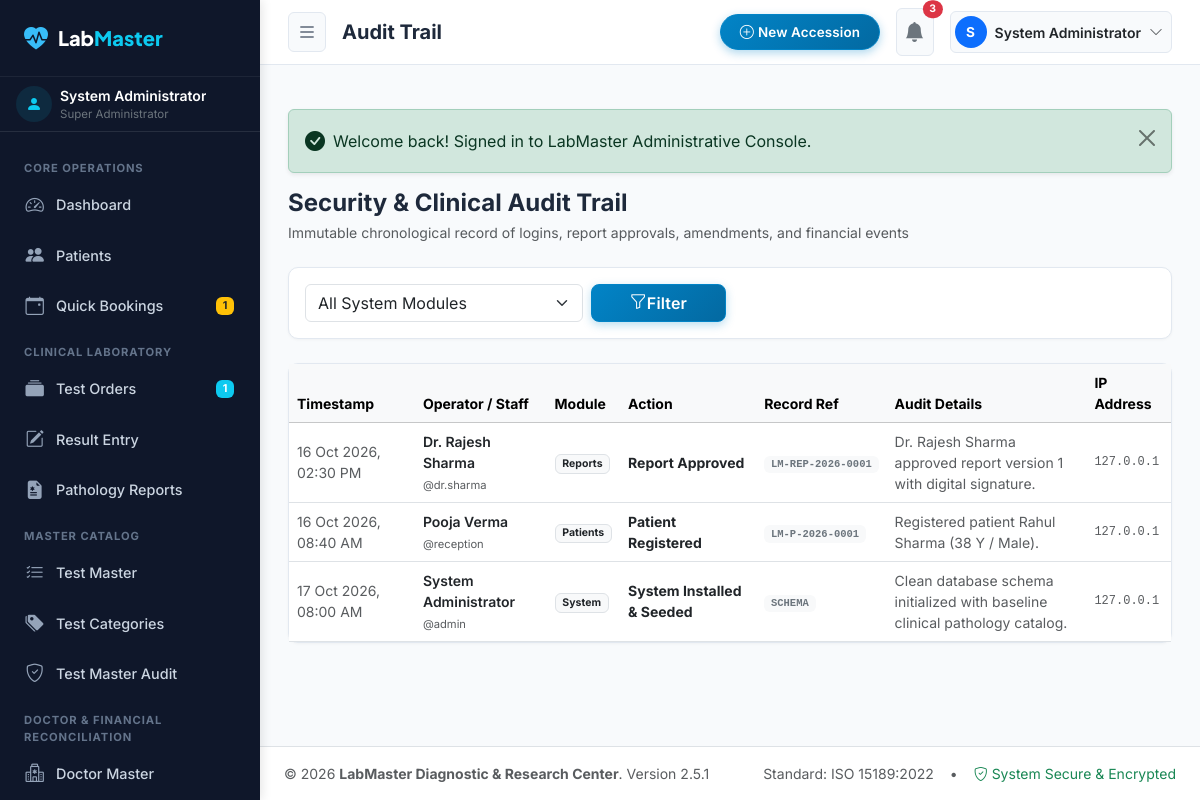
Screenshot of /admin/audit_logs/index.php (signed in) with the database file from the repository.
### tables this page shows
CREATE TABLE `users` (
  `id` INT AUTO_INCREMENT PRIMARY KEY,
  `role_id` INT NOT NULL,
  `username` VARCHAR(50) NOT NULL UNIQUE,
  `email` VARCHAR(100) NOT NULL UNIQUE,
  `password_hash` VARCHAR(255) NOT NULL,
  `full_name` VARCHAR(100) NOT NULL,
  `phone` VARCHAR(20) NULL,
  `designation` VARCHAR(100) NULL,
  `qualification` VARCHAR(150) NULL,
  `registration_number` VARCHAR(50) NULL,
  `signature_image` VARCHAR(255) NULL,
  `is_active` TINYINT(1) DEFAULT 1,
  `failed_logins` INT DEFAULT 0,
  `lockout_until` DATETIME NULL,
  `last_login` DATETIME NULL,
  `created_at` TIMESTAMP DEFAULT CURRENT_TIMESTAMP,
  `updated_at` TIMESTAMP DEFAULT CURRENT_TIMESTAMP ON UPDATE CURRENT_TIMESTAMP,
  FOREIGN KEY (`role_id`) REFERENCES `roles`(`id`),
  INDEX (`username`),
  INDEX (`email`)
);

CREATE TABLE `roles` (
  `id` INT AUTO_INCREMENT PRIMARY KEY,
  `name` VARCHAR(50) NOT NULL UNIQUE,
  `slug` VARCHAR(50) NOT NULL UNIQUE,
  `description` VARCHAR(255) NULL,
  `is_system` TINYINT(1) DEFAULT 0,
  `created_at` TIMESTAMP DEFAULT CURRENT_TIMESTAMP
);

CREATE TABLE `audit_logs` (
  `id` INT AUTO_INCREMENT PRIMARY KEY,
  `user_id` INT NULL,
  `action` VARCHAR(100) NOT NULL,
  `module` VARCHAR(50) NOT NULL,
  `record_id` VARCHAR(50) NULL,
  `details` TEXT NULL,
  `ip_address` VARCHAR(50) NULL,
  `created_at` TIMESTAMP DEFAULT CURRENT_TIMESTAMP,
  FOREIGN KEY (`user_id`) REFERENCES `users`(`id`) ON DELETE SET NULL,
  INDEX (`user_id`),
  INDEX (`module`),
  INDEX (`action`),
  INDEX (`created_at`)
);

### includes/auth.php (called while the page is built, shortened)
<?php
require_once __DIR__ . '/functions.php';
class Auth
{
    public static function check(): bool
    {
        return !empty($_SESSION['user']['id']);
    }
    public static function user(): ?array
    {
        return $_SESSION['user'] ?? null;
    }
    public static function role(): ?string
    {
        return $_SESSION['user']['role_slug'] ?? null;
    }
    public static function can(string $permissionSlug): bool
    {
        if (self::role() === 'super_admin' || (int)($_SESSION['user']['role_id'] ?? 0) === 1 || ($_SESSION['user']['username'] ?? '') === 'admin') {
            return true;
        }
        $perms = $_SESSION['user']['permissions'] ?? [];
        return in_array($permissionSlug, $perms, true);
    }
    public static function canAny(array $permissions): bool
    {
        foreach ($permissions as $p) {
            if (self::can($p)) {
                return true;
            }
        }
        return false;
    }
    public static function refreshPermissions(): void
    {
        $userId = (int)$_SESSION['user']['id'];
        $userRow = Database::fetch(
            "SELECT u.*, r.slug AS role_slug, r.name AS role_name
             FROM `users` u
             JOIN `roles` r ON u.role_id = r.id
             WHERE u.id = ? LIMIT 1",
            [$userId]
        );
    }
}

### admin/includes/auth_guard.php (called while the page is built, shortened)
<?php
require_once dirname(dirname(__DIR__)) . '/includes/auth.php';
Auth::refreshPermissions();
$currentUser = Auth::user();
try {
    $pendingBookingsCount = (int)(Database::fetch("SELECT COUNT(*) AS c FROM `bookings` WHERE `status` = 'New'")['c'] ?? 0);
    $ordersProcessingCount = (int)(Database::fetch("SELECT COUNT(*) AS c FROM `test_orders` WHERE `status` IN ('Order Created', 'Sample Collected', 'Processing')")['c'] ?? 0);
    $unreadNotifications = Database::fetchAll(
        "SELECT * FROM `notifications` WHERE `is_read` = 0 ORDER BY `id` DESC LIMIT 5"
    );
    $unreadNotifCount = count($unreadNotifications);
} catch (Exception $e) {
    $pendingBookingsCount = 0;
    $pendingReportsCount = 0;
    $ordersProcessingCount = 0;
    $lowStockCount = 0;
    $nearExpiryCount = 0;
    $unreadNotifications = [];
    $unreadNotifCount = 0;
}

### config/database.php (called while the page is built, shortened)
<?php
class Database
{
    private static ?PDO $instance = null;
    public static function getInstance(): PDO
    {
        if (self::$instance === null) {
            $host = self::DB_HOST;
            $port = self::DB_PORT;
            $name = self::DB_NAME;
            $user = self::DB_USER;
            $pass = self::DB_PASS;
            $charset = self::DB_CHARSET;
            $localConfig = __DIR__ . '/database.local.php';
            $dsn = sprintf(
                'mysql:host=%s;port=%s;dbname=%s;charset=%s',
                $host,
                $port,
                $name,
                $charset
            );
            $options = [
                PDO::ATTR_ERRMODE            => PDO::ERRMODE_EXCEPTION,
                PDO::ATTR_DEFAULT_FETCH_MODE => PDO::FETCH_ASSOC,
                PDO::ATTR_EMULATE_PREPARES   => false,
                PDO::MYSQL_ATTR_INIT_COMMAND => "SET NAMES utf8mb4 COLLATE utf8mb4_unicode_ci"
            ];
            try {
                self::$instance = new PDO($dsn, $user, $pass, $options);
            } catch (PDOException $e) {
                error_log('Database Connection Error: ' . $e->getMessage());
                die('Database Connection Failed. Please ensure MariaDB/MySQL is active and credentials are correct.');
            }
        }
        return self::$instance;
    }
    public static function query(string $sql, array $params = []): PDOStatement
    {
        $stmt = self::getInstance()->prepare($sql);
        $stmt->execute($params);
        return $stmt;
    }
    public static function fetch(string $sql, array $params = []): ?array
    {
        $stmt = self::query($sql, $params);
        $result = $stmt->fetch();
        return $result !== false ? $result : null;
    }
    public static function fetchAll(string $sql, array $params = []): array
    {
        return self::query($sql, $params)->fetchAll();
    }
}

### includes/functions.php (called while the page is built, shortened)
<?php
require_once dirname(__DIR__) . '/config/config.php';
function e(?string $value): string
{
    return htmlspecialchars((string)($value ?? ''), ENT_QUOTES, 'UTF-8');
}
function format_date(?string $dateTime, bool $withTime = false): string
{
    $timestamp = strtotime($dateTime);
    return date($withTime ? 'd M Y, h:i A' : 'd M Y', $timestamp);
}

### admin/audit_logs/index.php (the view, shortened to what this page needs)
<?php
$pageTitle = 'Audit Trail';
$activeNav = 'audit_logs';
require_once dirname(__DIR__) . '/includes/auth_guard.php';
$sql = "SELECT a.*, u.full_name as user_name, u.username
        FROM `audit_logs` a
        LEFT JOIN `users` u ON a.user_id = u.id
        WHERE 1=1";
$params = [];
$sql .= " ORDER BY a.id DESC LIMIT 300";
$logs = Database::fetchAll($sql, $params);
require_once dirname(__DIR__) . '/includes/header.php';
?>
<div class="d-flex flex-wrap justify-content-between align-items-center mb-4 gap-2">
  <div>
    <h2 class="h4 fw-bold mb-1">Security & Clinical Audit Trail</h2>
    <p class="text-muted small mb-0">Immutable chronological record of logins, report approvals, amendments, and financial events</p>
  </div>
</div>
<div class="admin-card mb-4">
  <div class="admin-card-body p-3">
    <form method="GET" action="" class="row g-2 align-items-center">
      <div class="col-md-4">
        <select name="module" class="form-select">
          <option value="">All System Modules</option>
        </select>
      </div>
      <div class="col-md-2">
        <button type="submit" class="btn btn-primary w-100"><i class="bi bi-funnel"></i> Filter</button>
      </div>
    </form>
  </div>
</div>
<div class="admin-card">
  <div class="admin-card-body p-0">
    <div class="table-responsive">
      <table class="table table-hover align-middle mb-0 small">
        <thead class="table-light">
          <tr>
            <th>Timestamp</th>
            <th>Operator / Staff</th>
            <th>Module</th>
            <th>Action</th>
            <th>Record Ref</th>
            <th>Audit Details</th>
            <th>IP Address</th>
          </tr>
        </thead>
        <tbody>
          <?php if (empty($logs)): ?>
            <tr><td colspan="7" class="text-center text-muted py-5">No audit events recorded.</td></tr>
          <?php else: ?>
            <?php foreach ($logs as $l): ?>
              <tr>
                <td class="text-muted"><?= format_date($l['created_at'], true) ?></td>
                <td>
                  <div class="fw-semibold text-dark"><?= e($l['user_name'] ?: 'System Routine') ?></div>
                  <?php if (!empty($l['username'])): ?>
                    <span class="text-muted" style="font-size:0.7rem;">@<?= e($l['username']) ?></span>
                  <?php endif; ?>
                </td>
                <td>
                  <span class="badge bg-light text-dark border"><?= e($l['module']) ?></span>
                </td>
                <td class="fw-bold text-dark"><?= e($l['action']) ?></td>
                <td>
                  <span class="badge bg-light text-secondary font-monospace"><?= e($l['record_id'] ?: '-') ?></span>
                </td>
                <td class="text-muted text-break" style="max-width: 380px;">
                  <?= e($l['details'] ?: '-') ?>
                </td>
                <td class="text-muted font-monospace" style="font-size: 0.75rem;"><?= e($l['ip_address'] ?: '127.0.0.1') ?></td>
              </tr>
            <?php endforeach; ?>
          <?php endif; ?>
        </tbody>
      </table>
    </div>
  </div>
</div>
<?php require_once dirname(__DIR__) . '/includes/footer.php'; ?>

### admin/includes/header.php (shortened to what this page needs)
<?php
require_once __DIR__ . '/auth_guard.php';
$pageTitle = $pageTitle ?? 'Admin Control Center';
?>
<!DOCTYPE html>
<html lang="en">
<head>
  <link href="https://cdn.jsdelivr.net/npm/bootstrap@5.3.3/dist/css/bootstrap.min.css" rel="stylesheet">
  <link rel="stylesheet" href="https://cdn.jsdelivr.net/npm/bootstrap-icons@1.11.3/font/bootstrap-icons.min.css">
  <link rel="stylesheet" href="<?= ASSETS_URL ?>/css/admin.css?v=<?= APP_VERSION ?>">
</head>
<body class="admin-body">
  <?php require_once __DIR__ . '/sidebar.php'; ?>
  <div class="admin-wrapper">
    <header class="admin-topbar">
      <div class="d-flex align-items-center gap-3">
        <button type="button" class="btn btn-sm btn-light border" id="sidebarToggle" aria-label="Toggle Sidebar">
          <i class="bi bi-list fs-5"></i>
        </button>
        <h1 class="h5 mb-0 fw-bold d-none d-md-block text-truncate" style="max-width: 450px;">
          <?= e($pageTitle) ?>
        </h1>
      </div>
      <div class="d-flex align-items-center gap-3">
        <?php if (Auth::can('orders.create')): ?>
        <a href="<?= ADMIN_URL ?>/orders/create.php" class="btn btn-sm btn-primary-lm d-none d-sm-flex align-items-center gap-1">
          <i class="bi bi-plus-circle"></i> New Accession
        </a>
        <?php endif; ?>
        <div class="dropdown">
          <button class="btn btn-light position-relative p-2 rounded-circle" type="button" data-bs-toggle="dropdown" aria-expanded="false" aria-label="View Notifications">
            <i class="bi bi-bell-fill text-secondary fs-5"></i>
            <?php if ($unreadNotifCount > 0): ?>
            <span class="position-absolute top-0 start-100 translate-middle badge rounded-pill bg-danger" style="font-size: 0.65rem;">
              <?= $unreadNotifCount ?>
            </span>
            <?php endif; ?>
          </button>
        </div>
        <div class="dropdown">
          <button class="btn btn-light border-0 d-flex align-items-center gap-2 p-1 pe-2 rounded-pill" type="button" data-bs-toggle="dropdown" aria-expanded="false">
            <div class="rounded-circle bg-primary text-white d-flex align-items-center justify-content-center" style="width: 32px; height: 32px; font-size: 0.85rem; font-weight: 700;">
              <?= strtoupper(substr($currentUser['full_name'], 0, 1)) ?>
            </div>
            <span class="small fw-semibold text-dark d-none d-md-inline"><?= e($currentUser['full_name']) ?></span>
            <i class="bi bi-chevron-down text-muted small"></i>
          </button>
        </div>
      </div>
    </header>
    <main class="admin-content">
      <?= render_flash() ?>

### admin/includes/sidebar.php (shortened to what this page needs)
<?php
$activeNav = $activeNav ?? 'dashboard';
?>
<aside class="admin-sidebar">
  <a href="<?= ADMIN_URL ?>/index.php" class="sidebar-brand">
    <i class="bi bi-heart-pulse-fill"></i>
    <span>Lab<span class="text-info">Master</span></span>
  </a>
  <div class="px-3 py-2 border-bottom border-secondary border-opacity-25 d-flex align-items-center gap-2">
    <div class="rounded-circle bg-info bg-opacity-10 text-info p-2 d-flex align-items-center justify-content-center" style="width:36px; height:36px;">
      <i class="bi bi-person-fill"></i>
    </div>
    <div class="overflow-hidden">
      <div class="text-white text-truncate fw-semibold small"><?= e($currentUser['full_name']) ?></div>
      <div class="text-secondary text-truncate" style="font-size: 0.72rem;"><?= e($currentUser['role_name']) ?></div>
    </div>
  </div>
  <ul class="sidebar-nav">
    <li class="sidebar-header">Core Operations</li>
    <li class="sidebar-item">
      <a href="<?= ADMIN_URL ?>/index.php" class="sidebar-link <?= $activeNav === 'dashboard' ? 'active' : '' ?>">
        <i class="bi bi-speedometer2"></i>
        <span>Dashboard</span>
      </a>
    </li>
    <?php if (Auth::can('patients.view')): ?>
    <li class="sidebar-item">
      <a href="<?= ADMIN_URL ?>/patients/index.php" class="sidebar-link <?= $activeNav === 'patients' ? 'active' : '' ?>">
        <i class="bi bi-people-fill"></i>
        <span>Patients</span>
      </a>
    </li>
    <?php endif; ?>
    <?php if (Auth::can('bookings.manage')): ?>
    <li class="sidebar-item">
      <a href="<?= ADMIN_URL ?>/bookings/index.php" class="sidebar-link <?= $activeNav === 'bookings' ? 'active' : '' ?>">
        <i class="bi bi-calendar-event"></i>
        <span>Quick Bookings</span>
        <?php if (!empty($pendingBookingsCount)): ?>
          <span class="badge bg-warning text-dark ms-auto"><?= $pendingBookingsCount ?></span>
        <?php endif; ?>
      </a>
    </li>
    <?php endif; ?>
    <?php if (Auth::canAny(['orders.view', 'results.entry', 'reports.view'])): ?>
    <li class="sidebar-header">Clinical Laboratory</li>
    <?php if (Auth::can('orders.view')): ?>
    <li class="sidebar-item">
      <a href="<?= ADMIN_URL ?>/orders/index.php" class="sidebar-link <?= $activeNav === 'orders' ? 'active' : '' ?>">
        <i class="bi bi-collection-fill"></i>
        <span>Test Orders</span>
        <?php if (!empty($ordersProcessingCount)): ?>
          <span class="badge bg-info ms-auto"><?= $ordersProcessingCount ?></span>
        <?php endif; ?>
      </a>
    </li>
    <?php endif; ?>
    <?php if (Auth::can('results.entry')): ?>
    <li class="sidebar-item">
      <a href="<?= ADMIN_URL ?>/results/index.php" class="sidebar-link <?= $activeNav === 'results' ? 'active' : '' ?>">
        <i class="bi bi-pencil-square"></i>
        <span>Result Entry</span>
      </a>
    </li>
    <?php endif; ?>
    <?php if (Auth::can('reports.view')): ?>
    <li class="sidebar-item">
      <a href="<?= ADMIN_URL ?>/reports/index.php" class="sidebar-link <?= $activeNav === 'reports' ? 'active' : '' ?>">
        <i class="bi bi-file-earmark-medical-fill"></i>
        <span>Pathology Reports</span>
      </a>
    </li>
    <?php endif; ?>
    <?php endif; ?>
    <?php if (Auth::can('tests.manage')): ?>
    <li class="sidebar-header">Master Catalog</li>
    <li class="sidebar-item">
      <a href="<?= ADMIN_URL ?>/tests/index.php" class="sidebar-link <?= $activeNav === 'tests' ? 'active' : '' ?>">
        <i class="bi bi-list-check"></i>
        <span>Test Master</span>
      </a>
    </li>
    <li class="sidebar-item">
      <a href="<?= ADMIN_URL ?>/tests/categories.php" class="sidebar-link <?= $activeNav === 'categories' ? 'active' : '' ?>">
        <i class="bi bi-tags-fill"></i>
        <span>Test Categories</span>
      </a>
    </li>
    <li class="sidebar-item">
      <a href="<?= ADMIN_URL ?>/tests/audit.php" class="sidebar-link <?= $activeNav === 'test_audit' ? 'active' : '' ?>">
        <i class="bi bi-shield-check"></i>
        <span>Test Master Audit</span>
      </a>
    </li>
    <?php endif; ?>
    <?php if (Auth::canAny(['doctors.view', 'reconciliation.view'])): ?>
    <li class="sidebar-header">Doctor & Financial Reconciliation</li>
    <?php if (Auth::can('doctors.view')): ?>
    <li class="sidebar-item">
      <a href="<?= ADMIN_URL ?>/doctors/index.php" class="sidebar-link <?= ($activeNav === 'doctors' && basename($_SERVER['PHP_SELF']) === 'index.php') ? 'active' : '' ?>">
        <i class="bi bi-hospital"></i>
        <span>Doctor Master</span>
      </a>
    </li>
    <?php endif; ?>
    <?php endif; ?>
  </ul>
</aside>

### rows the page displays
users: full_name "System Administrator", role.name "Super Administrator", full_name "S"
audit_logs: created_at "16 Oct 2026, 02:30 PM", user.full_name "Dr. Rajesh Sharma", user.username "dr.sharma", module "Reports", action "Report Approved", record "LM-REP-2026-0001", details "Dr. Rajesh Sharma approved report version 1 with digital signature.", ip_address "127.0.0.1"
audit_logs: created_at "16 Oct 2026, 08:40 AM", user.full_name "Pooja Verma", user.username "reception", module "Patients", action "Patient Registered", record "LM-P-2026-0001", details "Registered patient Rahul Sharma (38 Y / Male).", ip_address "127.0.0.1"
audit_logs: created_at "17 Oct 2026, 08:00 AM", user.full_name "System Administrator", user.username "admin", module "System", action "System Installed & Seeded", record "SCHEMA", details "Clean database schema initialized with baseline clinical pathology catalog.", ip_address "127.0.0.1"

### other values shown
$pendingBookingsCount "1"
$ordersProcessingCount "1"
$pageTitle "Audit Trail"
$unreadNotifCount "3"
$flash['message'] "Welcome back! Signed in to LabMaster Administrative Console."
Settings::get('lab_name', 'LabMaster Diagnostics') "LabMaster Diagnostic & Research Center"
APP_VERSION "2.5.1"
